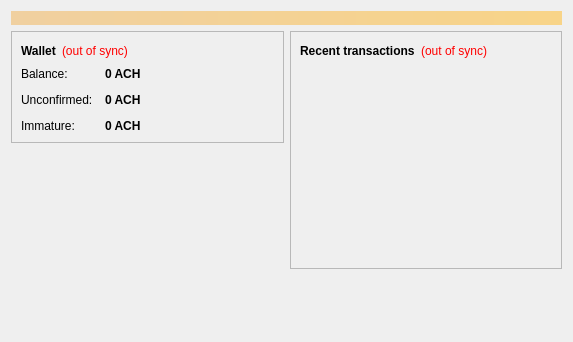
<?xml version="1.0" encoding="UTF-8"?>
<ui version="4.0">
 <class>OverviewPage</class>
 <widget class="QWidget" name="OverviewPage">
  <property name="geometry">
   <rect>
    <x>0</x>
    <y>0</y>
    <width>573</width>
    <height>342</height>
   </rect>
  </property>
  <property name="windowTitle">
   <string>Form</string>
  </property>
  <layout class="QVBoxLayout" name="topLayout">
   <item>
    <widget class="QLabel" name="labelAlerts">
     <property name="visible">
      <bool>false</bool>
     </property>
     <property name="styleSheet">
      <string notr="true">background-color: qlineargradient(x1: 0, y1: 0, x2: 1, y2: 0, stop:0 #F0D0A0, stop:1 #F8D488); color:#000000;</string>
     </property>
     <property name="wordWrap">
      <bool>true</bool>
     </property>
     <property name="margin">
      <number>3</number>
     </property>
    </widget>
   </item>
   <item>
    <layout class="QHBoxLayout" name="horizontalLayout" stretch="1,1">
     <item>
      <layout class="QVBoxLayout" name="verticalLayout_2">
       <item>
        <widget class="QFrame" name="frame">
         <property name="frameShape">
          <enum>QFrame::StyledPanel</enum>
         </property>
         <property name="frameShadow">
          <enum>QFrame::Raised</enum>
         </property>
         <layout class="QVBoxLayout" name="verticalLayout_4">
          <item>
           <layout class="QHBoxLayout" name="horizontalLayout_4">
            <item>
             <widget class="QLabel" name="label_5">
              <property name="font">
               <font>
                <weight>75</weight>
                <bold>true</bold>
               </font>
              </property>
              <property name="text">
               <string>Wallet</string>
              </property>
             </widget>
            </item>
            <item>
             <widget class="QLabel" name="labelWalletStatus">
              <property name="toolTip">
               <string>The displayed information may be out of date. Your wallet automatically synchronizes with the Achilles network after a connection is established, but this process has not completed yet.</string>
              </property>
              <property name="styleSheet">
               <string notr="true">QLabel { color: red; }</string>
              </property>
              <property name="text">
               <string notr="true">(out of sync)</string>
              </property>
              <property name="alignment">
               <set>Qt::AlignLeading|Qt::AlignLeft|Qt::AlignVCenter</set>
              </property>
             </widget>
            </item>
            <item>
             <spacer name="horizontalSpacer_2">
              <property name="orientation">
               <enum>Qt::Horizontal</enum>
              </property>
              <property name="sizeHint" stdset="0">
               <size>
                <width>40</width>
                <height>20</height>
               </size>
              </property>
             </spacer>
            </item>
           </layout>
          </item>
          <item>
           <layout class="QFormLayout" name="formLayout_2">
            <property name="fieldGrowthPolicy">
             <enum>QFormLayout::AllNonFixedFieldsGrow</enum>
            </property>
            <property name="horizontalSpacing">
             <number>12</number>
            </property>
            <property name="verticalSpacing">
             <number>12</number>
            </property>
            <item row="0" column="0">
             <widget class="QLabel" name="label">
              <property name="text">
               <string>Balance:</string>
              </property>
             </widget>
            </item>
            <item row="0" column="1">
             <widget class="QLabel" name="labelBalance">
              <property name="font">
               <font>
                <weight>75</weight>
                <bold>true</bold>
               </font>
              </property>
              <property name="cursor">
               <cursorShape>IBeamCursor</cursorShape>
              </property>
              <property name="toolTip">
               <string>Your current balance</string>
              </property>
              <property name="text">
               <string notr="true">0 ACH</string>
              </property>
              <property name="textInteractionFlags">
               <set>Qt::LinksAccessibleByMouse|Qt::TextSelectableByKeyboard|Qt::TextSelectableByMouse</set>
              </property>
             </widget>
            </item>
            <item row="1" column="0">
             <widget class="QLabel" name="label_3">
              <property name="text">
               <string>Unconfirmed:</string>
              </property>
             </widget>
            </item>
            <item row="1" column="1">
             <widget class="QLabel" name="labelUnconfirmed">
              <property name="font">
               <font>
                <weight>75</weight>
                <bold>true</bold>
               </font>
              </property>
              <property name="cursor">
               <cursorShape>IBeamCursor</cursorShape>
              </property>
              <property name="toolTip">
               <string>Total of transactions that have yet to be confirmed, and do not yet count toward the current balance</string>
              </property>
              <property name="text">
               <string notr="true">0 ACH</string>
              </property>
              <property name="textInteractionFlags">
               <set>Qt::LinksAccessibleByMouse|Qt::TextSelectableByKeyboard|Qt::TextSelectableByMouse</set>
              </property>
             </widget>
            </item>
            <item row="2" column="0">
             <widget class="QLabel" name="labelImmatureText">
              <property name="text">
               <string>Immature:</string>
              </property>
             </widget>
            </item>
            <item row="2" column="1">
             <widget class="QLabel" name="labelImmature">
              <property name="font">
               <font>
                <weight>75</weight>
                <bold>true</bold>
               </font>
              </property>
              <property name="toolTip">
               <string>Mined balance that has not yet matured</string>
              </property>
              <property name="text">
               <string notr="true">0 ACH</string>
              </property>
              <property name="textInteractionFlags">
               <set>Qt::LinksAccessibleByMouse|Qt::TextSelectableByKeyboard|Qt::TextSelectableByMouse</set>
              </property>
             </widget>
            </item>
           </layout>
          </item>
         </layout>
        </widget>
       </item>
       <item>
        <spacer name="verticalSpacer">
         <property name="orientation">
          <enum>Qt::Vertical</enum>
         </property>
         <property name="sizeHint" stdset="0">
          <size>
           <width>20</width>
           <height>40</height>
          </size>
         </property>
        </spacer>
       </item>
      </layout>
     </item>
     <item>
      <layout class="QVBoxLayout" name="verticalLayout_3">
       <item>
        <widget class="QFrame" name="frame_2">
         <property name="frameShape">
          <enum>QFrame::StyledPanel</enum>
         </property>
         <property name="frameShadow">
          <enum>QFrame::Raised</enum>
         </property>
         <layout class="QVBoxLayout" name="verticalLayout">
          <item>
           <layout class="QHBoxLayout" name="horizontalLayout_2">
            <item>
             <widget class="QLabel" name="label_4">
              <property name="text">
               <string>&lt;b&gt;Recent transactions&lt;/b&gt;</string>
              </property>
             </widget>
            </item>
            <item>
             <widget class="QLabel" name="labelTransactionsStatus">
              <property name="toolTip">
               <string>The displayed information may be out of date. Your wallet automatically synchronizes with the Achilles network after a connection is established, but this process has not completed yet.</string>
              </property>
              <property name="styleSheet">
               <string notr="true">QLabel { color: red; }</string>
              </property>
              <property name="text">
               <string notr="true">(out of sync)</string>
              </property>
              <property name="alignment">
               <set>Qt::AlignRight|Qt::AlignTrailing|Qt::AlignVCenter</set>
              </property>
             </widget>
            </item>
            <item>
             <spacer name="horizontalSpacer">
              <property name="orientation">
               <enum>Qt::Horizontal</enum>
              </property>
              <property name="sizeHint" stdset="0">
               <size>
                <width>40</width>
                <height>20</height>
               </size>
              </property>
             </spacer>
            </item>
           </layout>
          </item>
          <item>
           <widget class="QListView" name="listTransactions">
            <property name="styleSheet">
             <string notr="true">QListView { background: transparent; }</string>
            </property>
            <property name="frameShape">
             <enum>QFrame::NoFrame</enum>
            </property>
            <property name="verticalScrollBarPolicy">
             <enum>Qt::ScrollBarAlwaysOff</enum>
            </property>
            <property name="horizontalScrollBarPolicy">
             <enum>Qt::ScrollBarAlwaysOff</enum>
            </property>
            <property name="selectionMode">
             <enum>QAbstractItemView::NoSelection</enum>
            </property>
           </widget>
          </item>
         </layout>
        </widget>
       </item>
       <item>
        <spacer name="verticalSpacer_2">
         <property name="orientation">
          <enum>Qt::Vertical</enum>
         </property>
         <property name="sizeHint" stdset="0">
          <size>
           <width>20</width>
           <height>40</height>
          </size>
         </property>
        </spacer>
       </item>
      </layout>
     </item>
    </layout>
   </item>
  </layout>
 </widget>
 <resources/>
 <connections/>
</ui>
